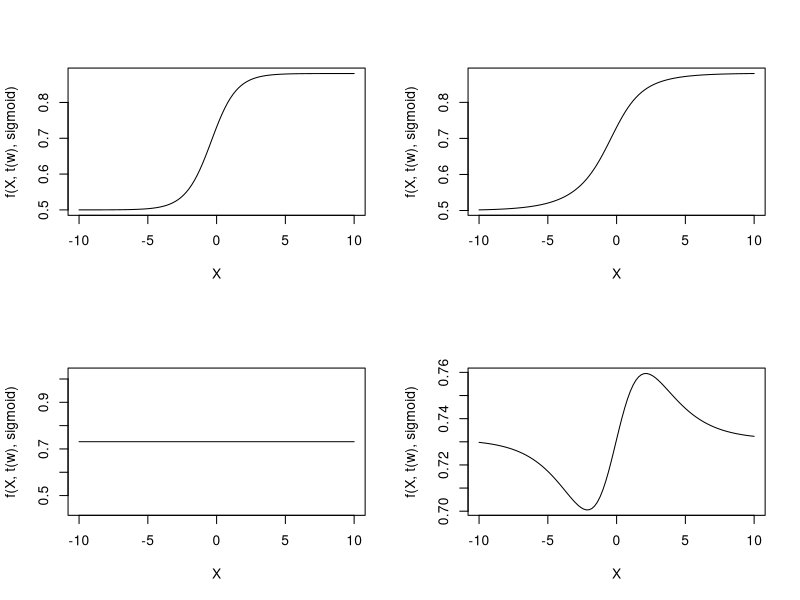
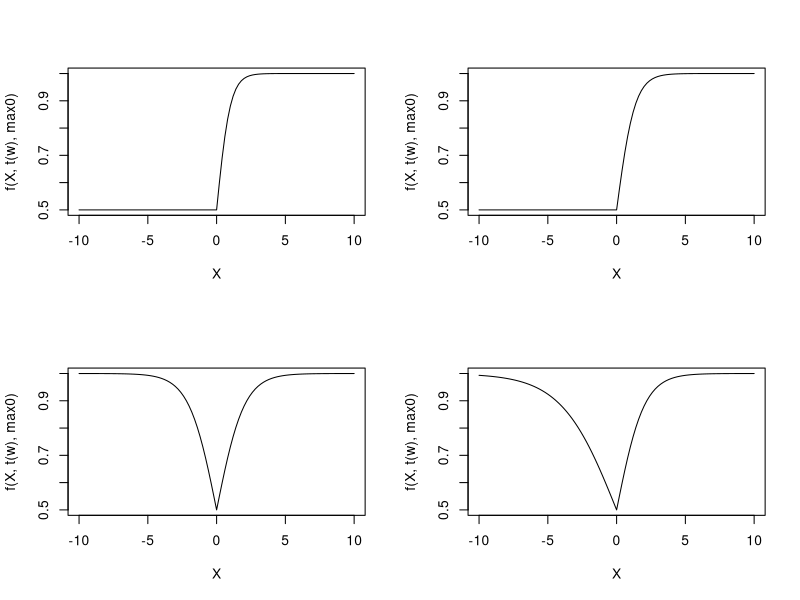
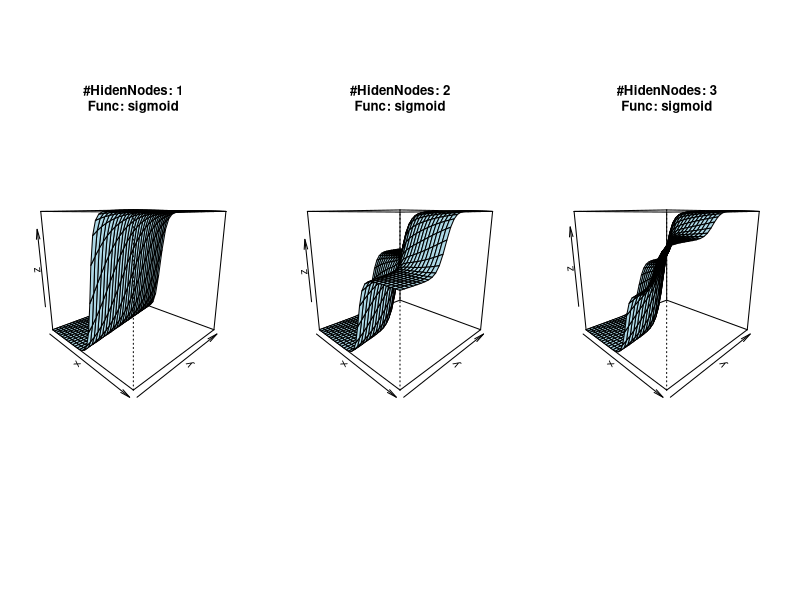
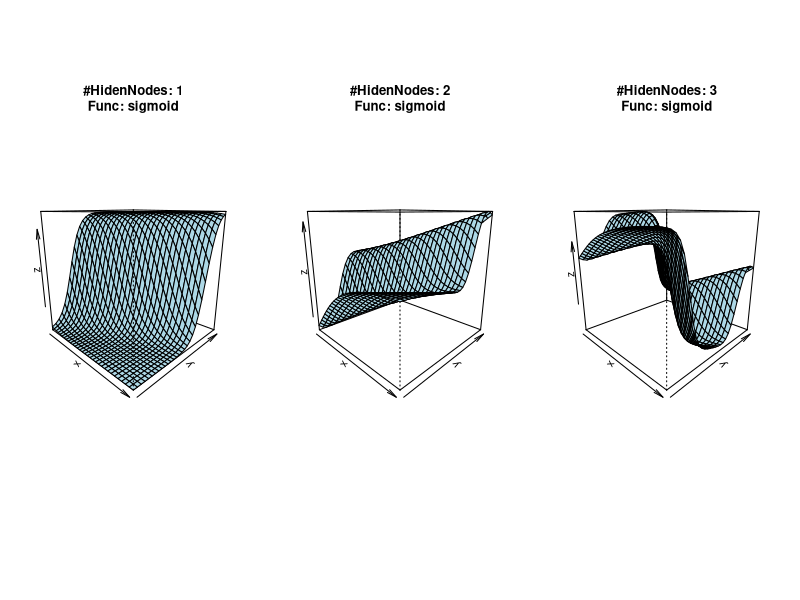
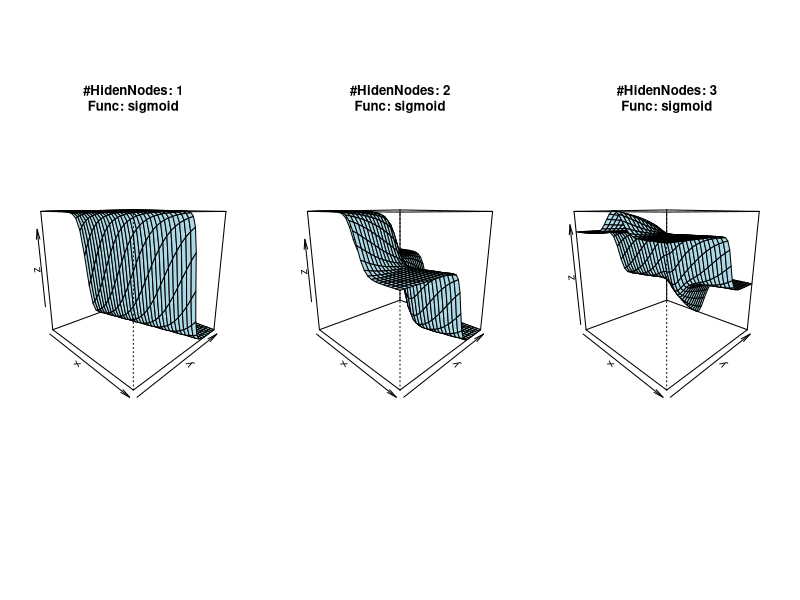
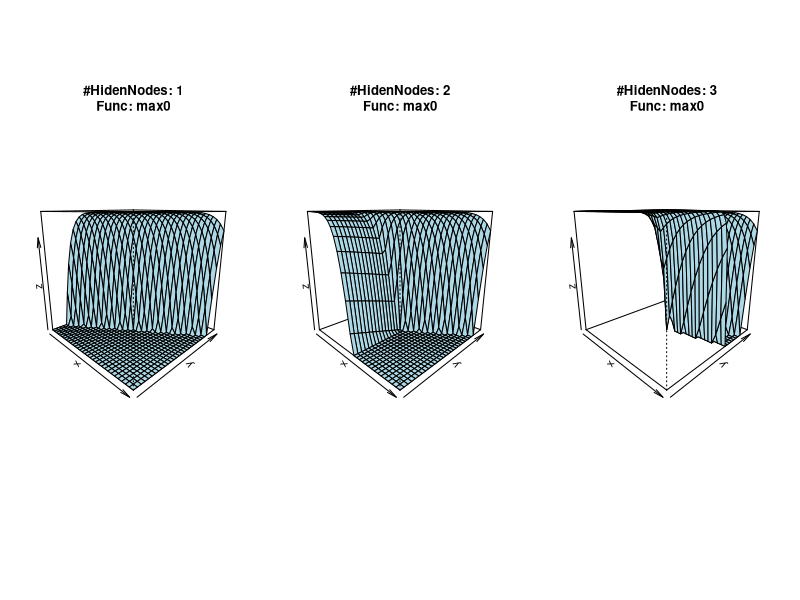
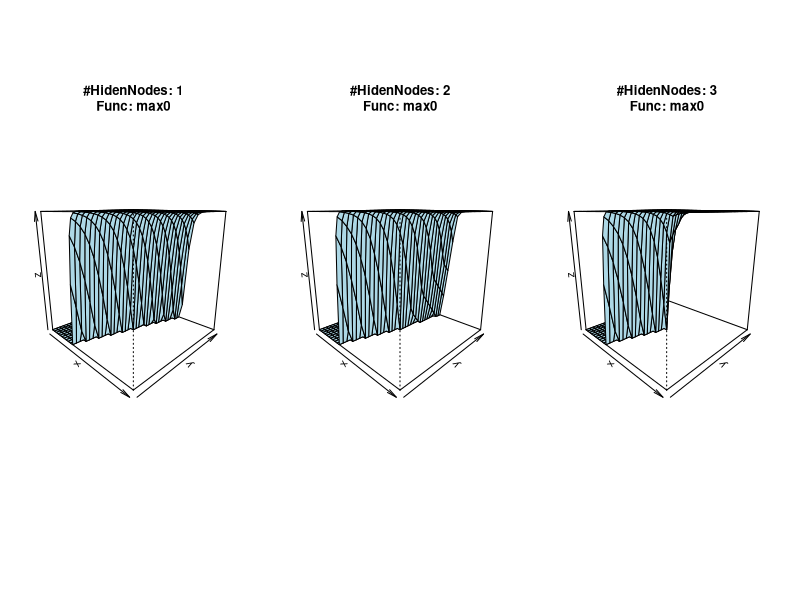
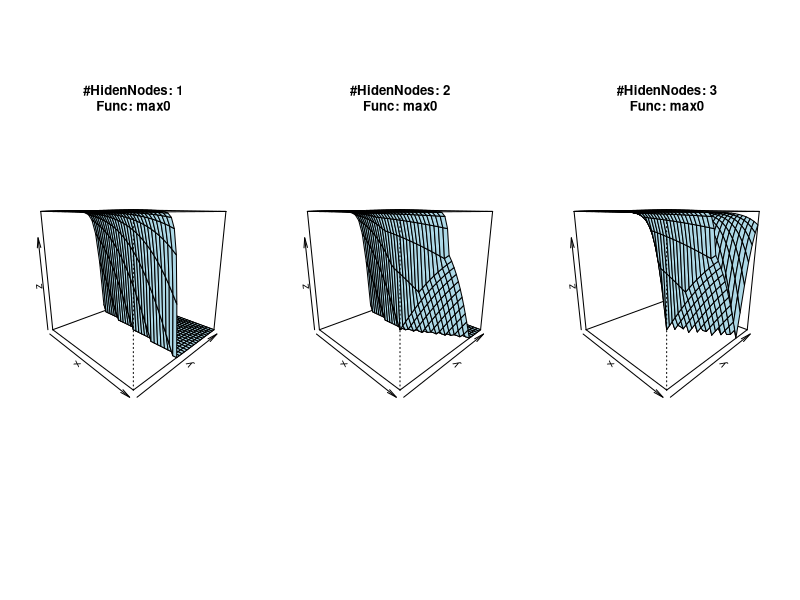

Write the R code that produced these figures, in order.
## ---- chunk 1
w1 = c(1, 1)
w2 = c(1, 1 / 2)
w3 = c(1, -1)
w4 = c(1, -1 / 2)
X = as.matrix(seq(-10, 10, length.out = 101))
sigmoid = function(x) as.matrix(1 / (1 + exp(-x)))
max0 = function(x) as.matrix(ifelse(x > 0, x, 0))
f = function(X, W, phi){
	Z = phi(X %*% W)
	Y_ = sigmoid(Z %*% as.matrix(c(1, 1)))}
Ws = rbind(w1, w2, w3, w4)
par(mfrow = c(2, 2))
apply(Ws, 1, FUN = function(w)plot(X, f(X, t(w), sigmoid), type = 'l'))
par(mfrow = c(2, 2))
apply(Ws, 1, FUN = function(w)plot(X, f(X, t(w), max0), type = 'l'))
## ---- chunk 2
cnt = 31
seq = seq(-10, 10, length.out = cnt)
X = cbind(rep(seq, each = cnt), rep(seq, cnt))
sigmoid = function(x) 1 / (1 + exp(-x))
max0 = function(x) ifelse(x > 0, x, 0)
f = function(X, W, phi){
	Z = phi(X %*% W)
	OUT = sigmoid(Z %*% matrix(rep(1, dim(W)[2]), c(dim(W)[2], 1)))
	matrix(OUT, c(cnt, cnt))}

sapply(1:8, function(i){
	ws = rnorm(6, 0, 1)
	par(mfrow = c(1, 3), pin = c(2, 3.5))
	sapply(1:3, function(j){
		fun = ifelse(i < 4, sigmoid, max0)
		persp(x = seq, y = seq, f(X, matrix(ws[1:(2 * j)], c(2, j)), fun),
		xlab = 'x', ylab = 'y', zlab = 'z',
		main = paste(c('#HidenNodes: ', j, 
		'\nFunc: ', ifelse(i < 4, 'sigmoid', 'max0')), collapse = ''),
		theta = 45, phi = 15, col = 'lightblue')
	})	
})
